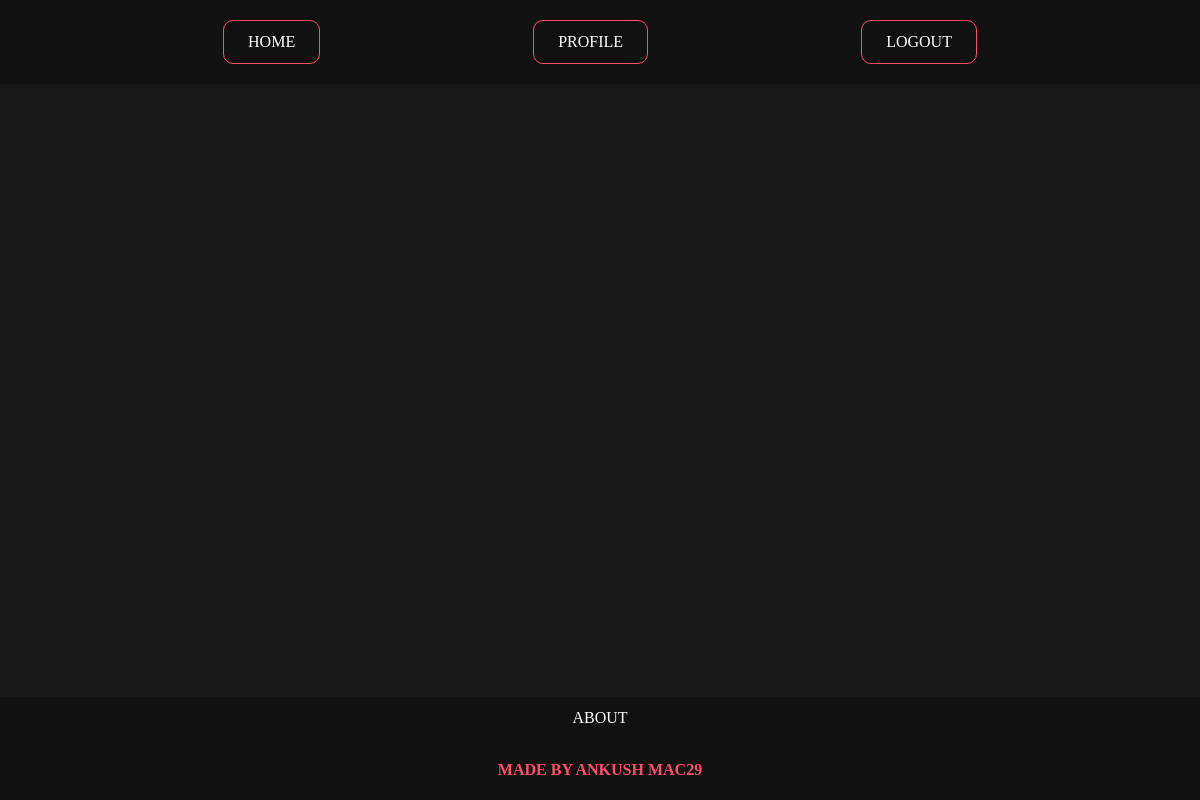
Page /home on the earlier database version.
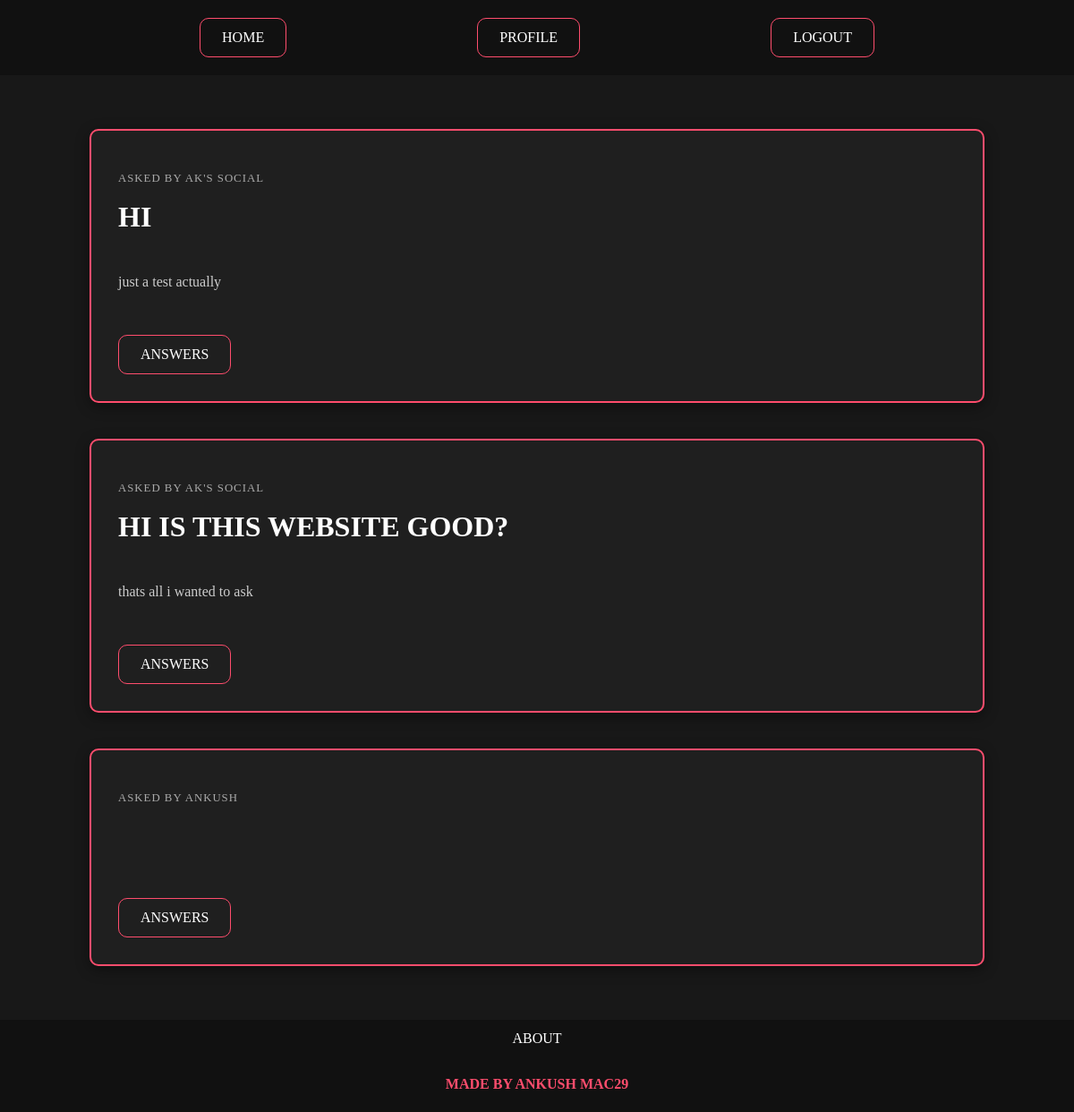
Same page on the later database version.
### model.py (models this page shows)
class question(db.Model):
    id=db.Column(db.Integer,primary_key=True)
    title=db.Column(db.String(100),nullable=False)
    body=db.Column(db.Text)
    user_id=db.Column(db.Integer,db.ForeignKey("student.id"))
    answer=db.relationship("answer",backref="question")

class student(db.Model):
    id=db.Column(db.Integer,primary_key=True)
    name=db.Column(db.String(50),nullable=False)
    email=db.Column(db.String(50),nullable=False,unique=True)
    password=db.Column(db.String(50),nullable=False)
    questions=db.relationship("question",backref="author")
    answers=db.relationship("answer",backref="author")

### home.py (the view)
@home.route("/home")
def feed():
    all_questions=question.query.all()
    all_questions=all_questions[::-1]
    return render_template("feed.html",all_questions=all_questions)

### templates/feed.html
{% extends "base.html" %} {% block title %}HOME{% endblock %} {% block content
%}
<main class="feed_main">
  {% for question in all_questions %}
  <div class="question card">
    <p class="asker">Asked by {{ question.author.name }}</p>
    <h1>{{question.title}}</h1>
    <p>{{question.body}}</p>
    <a href="/answer/{{question.id}}">ANSWERS</a>
  </div>
  {% endfor %}
</main>
{% endblock %}

### templates/base.html (shortened to what this page needs)
<!doctype html>
<html lang="en">
  <head>
    <link rel="stylesheet" href="{{url_for('static',filename='styles.css')}}" />
  </head>
  <body>
    <header>
      <nav>
        <a href="/home">HOME</a>
        <a href="/user">PROFILE</a>
        <a href="/logout">LOGOUT</a>
      </nav>
    </header>
    {% block content %}{% endblock %}
    <footer>
      <a href="/about">ABOUT</a>
      <h4>MADE BY ANKUSH MAC29</h4>
    </footer>
  </body>
</html>

### static/styles.css (style rules this page uses)
:root { --primary-color: #ff4d6d; --primary-hover: #ff6b85; --bg-dark: #181818; --bg-darker: #111111; --text-light: #ffffff; --text-muted: #aaaaaa; --input-bg: #e0f7f4; --radius-pill: 50px; --radius-card: 8px; }
body { margin: 0; height: 100vh; display: grid; grid-template-rows: auto 1fr auto; background-color: var(--bg-darker); color: var(--text-light); }
header { background-color: var(--bg-darker); color: var(--text-light); }
header nav { display: flex; padding: 20px; gap: 10px; justify-content: space-evenly; }
footer { background-color: var(--bg-darker); color: var(--primary-color); display: flex; flex-direction: column; align-items: center; justify-content: center; }
footer a { border: none; }
a { text-decoration: none; color: var(--text-light); display: inline-block; padding: 12px 24px; border: #ff4d6d solid 1px; border-radius: 10px; }
.card { width: 1000px; margin: 20px auto; box-sizing: border-box; }
.feed_main { background-color: var(--bg-dark); display: flex; flex-direction: column; align-items: center; padding: 40px 20px; }
.question { display: flex; flex-direction: column; gap: 15px; border: var(--primary-color) solid 2px; background-color: #1f1f1f; padding: 30px; border-radius: 10px; box-shadow: 0 4px 15px rgba(0, 0, 0, 0.4); transition: all 0.3s ease-in-out; }
.question .asker { font-size: 0.8rem; color: var(--text-muted); letter-spacing: 1px; text-transform: uppercase; margin-bottom: -5px; }
.question h1 { color: var(--text-light); margin: 5px 0 10px 0; }
.question p { color: #cccccc; line-height: 1.6; font-size: 1rem; }
.question a { align-self: flex-start; margin-top: 15px; }

Differences in the rows shown:
added question: author.name "AK'S SOCIAL", title "HI", body "just a test actually"
added question: author.name "AK'S SOCIAL", title "HI IS THIS WEBSITE GOOD?", body "thats all i wanted to ask"
added question: author.name "ANKUSH"
